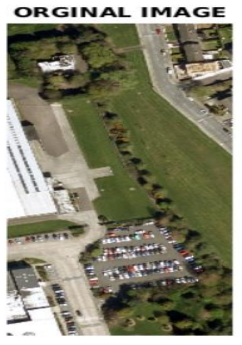
%> input picture Input Images/1.PNG, 242 x 345 px
$ octave roadextraction.m   (GNU Octave 9; MATLAB toolbox functions it lacks are replaced by stand-ins)
%> lines starting %> are read from the running program, lines starting %| are printed output that depends on the picture; in (x1, y1, x2, y2) boxes, pixels count from 0 and x2, y2 are one past the last pixel; in counts of white or black regions, pixels touching at a corner belong together; the program's own positions count from 1
clc
clear all;
close all;
%Reading the Image
[file,path] = uigetfile;
%> the answer given: Input Images/1.PNG
I=imread(file);
%> I is the input picture: size 345x242x3 uint8; mean R, G, B 133.7, 132.3, 111.6
%Showing the original Image
figure;
imshow(I);
title('ORGINAL IMAGE');
J=rgb2gray(I);
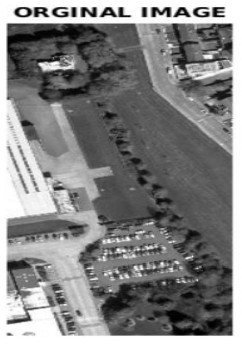
%> J: size 345x242 uint8; min 0, max 255, mean 130.4
%whos
figure,imshow(J);
title('GRAYSCALED IMAGE ');
K=imadjust(J,[0.5 0.9],[]);
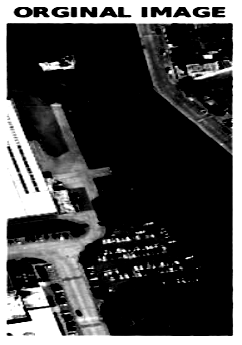
%> K: size 345x242 uint8; min 0, max 255, mean 69.1
figure;
imshow(K);
level = graythresh(K);
%> level = 0.459
I=im2bw(K,level);
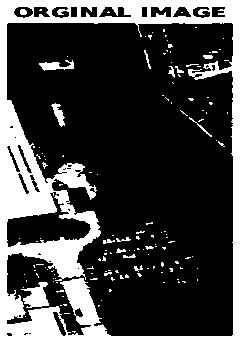
%> I: size 345x242 logical; 27.1% white; 142 white regions (125 under 20 px), largest, box (x1, y1, x2, y2) and area: (0, 0, 242, 345) 20863, (21, 282, 49, 308) 417, (39, 60, 74, 71) 200
I=imread(file);
I = im2bw(I, 0.65);
%> I: size 345x242 logical; 29.5% white; 139 white regions (116 under 20 px), largest, box (x1, y1, x2, y2) and area: (0, 0, 242, 345) 22476, (21, 282, 50, 308) 448, (39, 60, 75, 71) 214
figure;
imshow(I);
title('BINARY IMAGE AFTER THRESHOLDING');
B = medfilt2(I);
%> B: size 345x242 logical; 29.1% white; 70 white regions (50 under 20 px), largest, box (x1, y1, x2, y2) and area: (0, 0, 242, 345) 22825, (51, 103, 67, 129) 209, (39, 60, 75, 71) 206
figure,imshow(B);
title('MEDIAN FILTERED IMAGE');
im = bwareaopen(B,10000);
%> im: size 345x242 logical; 27.3% white; 1 white region, box (x1, y1, x2, y2) and area: (0, 0, 242, 345) 22825
im3 = bwmorph(im, 'majority');
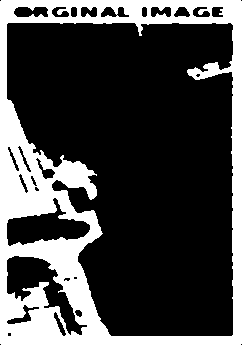
%> im3: size 345x242 logical; 27.4% white; 1 white region, box (x1, y1, x2, y2) and area: (0, 0, 242, 345) 22872
im=im3;
se=strel('square',2);
im1=imclose(im,se);
%> im1: size 345x242 logical; 27.4% white; 1 white region, box (x1, y1, x2, y2) and area: (0, 0, 242, 345) 22892
figure,imshow(im1);
%title('removing connected components(pixel <6)');
BW = bwmorph(im,'remove');
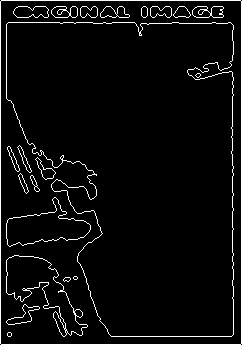
%> BW: size 345x242 logical; 4.8% white in thin lines or dots
figure,imshow(BW);
title('MORPHOLOGICAL FILTERED IMAGE');
BW1 = edge(BW,'sobel');
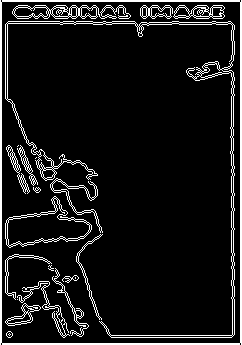
%> BW1: size 345x242 logical; 9.2% white in thin lines or dots
figure,imshow(BW1);
title('SOBEL EDGE DETECTION ON IMAGE');
se = ones(2,3);
closeBW=imclose(BW1,se);
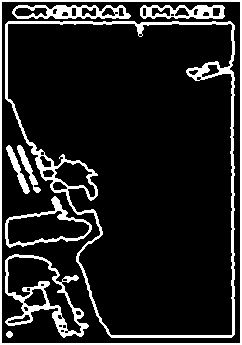
%> closeBW: size 345x242 logical; 13.2% white; 9 white regions, largest, box (x1, y1, x2, y2) and area: (5, 21, 235, 338) 4074, (0, 0, 242, 345) 2332, (5, 254, 89, 338) 1585
subplot(1,2,1), imshow(closeBW), title('CLOSED IMAGE');
subplot(1,2,2), imshow(im1), title('NORMAL');
BW1=closeBW;
%title('binary image with filled holes');
%OVERALYING OBTAINED ROADS OVER GRAYSACLE IMAGE
%> (the run ends here)
